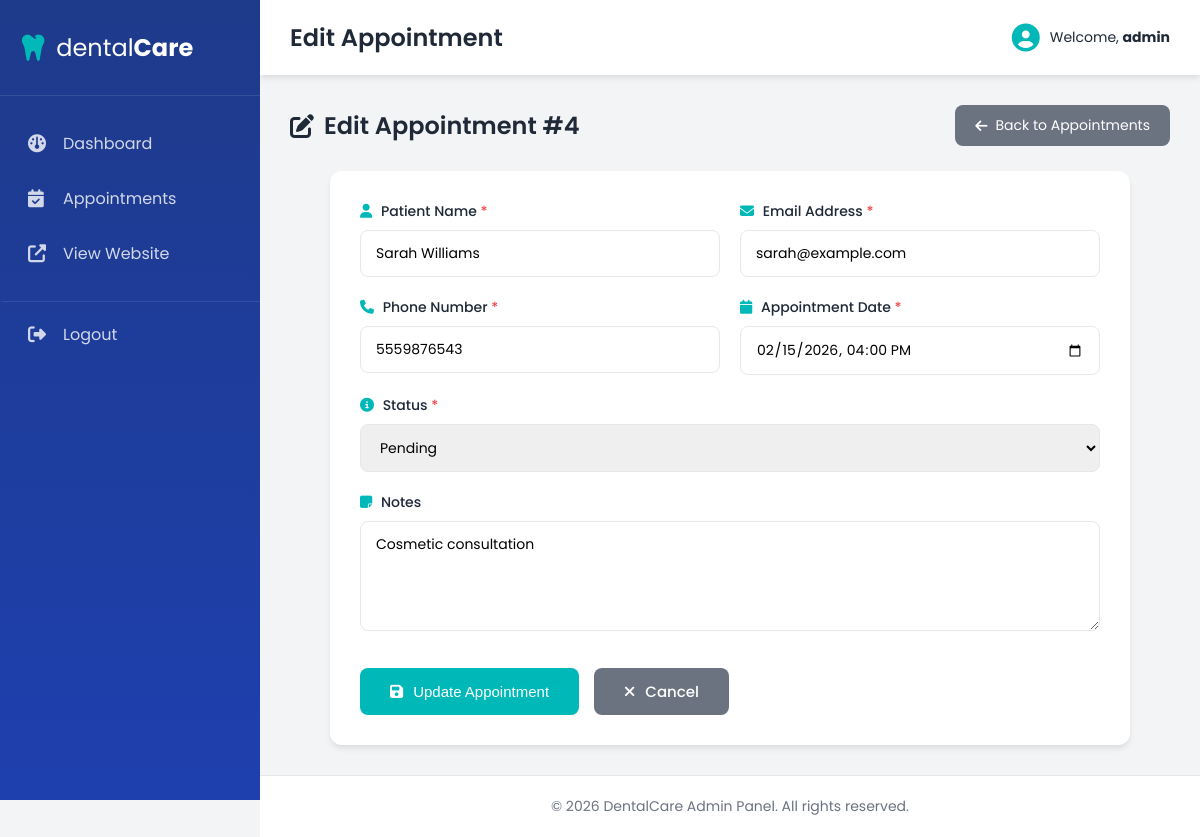
Screenshot of /admin/edit.php?id=4 (signed in) with the database file from the repository.
### tables this page shows
CREATE TABLE IF NOT EXISTS `appointments` (
  `id` int(11) NOT NULL AUTO_INCREMENT,
  `user_id` int(11) DEFAULT NULL,
  `name` varchar(100) NOT NULL,
  `email` varchar(100) NOT NULL,
  `number` varchar(20) NOT NULL,
  `date` datetime NOT NULL,
  `status` enum('pending','confirmed','cancelled','completed') DEFAULT 'pending',
  `notes` text DEFAULT NULL,
  `created_at` timestamp NOT NULL DEFAULT current_timestamp(),
  `updated_at` timestamp NOT NULL DEFAULT current_timestamp() ON UPDATE current_timestamp(),
  PRIMARY KEY (`id`),
  FOREIGN KEY (`user_id`) REFERENCES `users`(`id`) ON DELETE CASCADE,
  KEY `idx_status` (`status`),
  KEY `idx_date` (`date`),
  KEY `idx_email` (`email`)
);

### admin/edit.php (the view, shortened to what this page needs)
<?php
require_once '../config/database.php';
$appointment_id = (int)$_GET['id'];
try {
    $stmt = $pdo->prepare("SELECT * FROM appointments WHERE id = :id LIMIT 1");
    $stmt->execute(['id' => $appointment_id]);
    $appointment = $stmt->fetch();
} catch(PDOException $e) {
    error_log("Fetch Error: " . $e->getMessage());
    $error_message = 'Failed to load appointment.';
}
include 'includes/header.php';
?>
<div class="page-header">
    <h2><i class="fas fa-edit"></i> Edit Appointment #<?php echo $appointment_id; ?></h2>
    <a href="appointments.php" class="back-btn">
        <i class="fas fa-arrow-left"></i> Back to Appointments
    </a>
</div>
<div class="form-container">
    <form action="<?php echo htmlspecialchars($_SERVER['PHP_SELF']) . '?id=' . $appointment_id; ?>" method="POST" class="edit-form">
        <div class="form-row">
            <div class="form-group">
                <label for="name">
                    <i class="fas fa-user"></i> Patient Name <span class="required">*</span>
                </label>
                <input
                    type="text"
                    id="name"
                    name="name"
                    class="form-input"
                    value="<?php echo htmlspecialchars($appointment['name']); ?>"
                    required
                >
            </div>
            <div class="form-group">
                <label for="email">
                    <i class="fas fa-envelope"></i> Email Address <span class="required">*</span>
                </label>
                <input
                    type="email"
                    id="email"
                    name="email"
                    class="form-input"
                    value="<?php echo htmlspecialchars($appointment['email']); ?>"
                    required
                >
            </div>
        </div>
        <div class="form-row">
            <div class="form-group">
                <label for="number">
                    <i class="fas fa-phone"></i> Phone Number <span class="required">*</span>
                </label>
                <input
                    type="tel"
                    id="number"
                    name="number"
                    class="form-input"
                    value="<?php echo htmlspecialchars($appointment['number']); ?>"
                    required
                >
            </div>
            <div class="form-group">
                <label for="date">
                    <i class="fas fa-calendar"></i> Appointment Date <span class="required">*</span>
                </label>
                <input
                    type="datetime-local"
                    id="date"
                    name="date"
                    class="form-input"
                    value="<?php echo date('Y-m-d\TH:i', strtotime($appointment['date'])); ?>"
                    required
                >
            </div>
        </div>
        <div class="form-row">
            <div class="form-group">
                <label for="status">
                    <i class="fas fa-info-circle"></i> Status <span class="required">*</span>
                </label>
                <select id="status" name="status" class="form-select" required>
                    <option value="pending" <?php echo $appointment['status'] === 'pending' ? 'selected' : ''; ?>>Pending</option>
                </select>
            </div>
        </div>
        <div class="form-group">
            <label for="notes">
                <i class="fas fa-sticky-note"></i> Notes
            </label>
            <textarea
                id="notes"
                name="notes"
                class="form-textarea"
                rows="4"
                placeholder="Additional notes or comments..."
            ><?php echo htmlspecialchars($appointment['notes'] ?? ''); ?></textarea>
        </div>
        <div class="form-actions">
            <button type="submit" name="update" class="btn-primary">
                <i class="fas fa-save"></i> Update Appointment
            </button>
            <a href="appointments.php" class="btn-secondary">
                <i class="fas fa-times"></i> Cancel
            </a>
        </div>
    </form>
</div>
<?php include 'includes/footer.php'; ?>

### admin/css/admin-style.css (style rules this page uses)
:root { --primary: #00b8b8; --primary-dark: #0095a8; --success: #10b981; --warning: #f59e0b; --danger: #ef4444; --info: #3b82f6; --dark: #1f2937; --light: #f3f4f6; --white: #ffffff; --border: #e5e7eb; --shadow: 0 4px 6px -1px rgba(0, 0, 0, 0.1); --shadow-lg: 0 10px 15px -3px rgba(0, 0, 0, 0.1); }
* { margin: 0; padding: 0; box-sizing: border-box; }
body { font-family: 'Poppins', sans-serif; background: var(--light); color: var(--dark); }
.page-header { display: flex; justify-content: space-between; align-items: center; margin-bottom: 25px; }
.page-header h2 { font-size: 24px; font-weight: 600; display: flex; align-items: center; gap: 10px; }
.back-btn { padding: 10px 20px; background: #6b7280; color: var(--white); text-decoration: none; border-radius: 8px; display: inline-flex; align-items: center; gap: 8px; font-size: 14px; transition: all 0.3s ease; }
.form-container { background: var(--white); padding: 30px; border-radius: 12px; box-shadow: var(--shadow); max-width: 800px; margin: 0 auto; }
.edit-form { display: flex; flex-direction: column; gap: 20px; }
.form-row { display: grid; grid-template-columns: repeat(auto-fit, minmax(250px, 1fr)); gap: 20px; }
.form-group label { display: block; font-weight: 500; margin-bottom: 8px; color: var(--dark); font-size: 14px; }
.form-group label i { color: var(--primary); margin-right: 5px; }
.required { color: var(--danger); }
.form-input, .form-select, .form-textarea { width: 100%; padding: 12px 15px; border: 1px solid var(--border); border-radius: 8px; font-size: 14px; font-family: 'Poppins', sans-serif; transition: all 0.3s ease; }
.form-textarea { resize: vertical; }
.form-actions { display: flex; gap: 15px; justify-content: flex-start; margin-top: 10px; }
.btn-primary, .btn-secondary { padding: 12px 30px; border: none; border-radius: 8px; font-weight: 500; cursor: pointer; display: inline-flex; align-items: center; gap: 10px; text-decoration: none; transition: all 0.3s ease; font-size: 15px; }
.btn-primary { background: var(--primary); color: var(--white); }
.btn-secondary { background: #6b7280; color: var(--white); }

### rows the page displays
appointments: name "Sarah Williams", email "sarah@example.com", number "5559876543", date "02/15/2026 16:00", status "Pending", notes "Cosmetic consultation"

### other values shown
$page_title "Edit Appointment"
$_SESSION['admin_username'] "admin"
$appointment_id "4"
